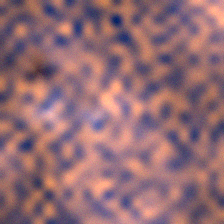
#> input picture data/processed/test/Cancerous/cancerous_test_0000.png, 224 x 224 px; its folder holds 4 pictures in this run
$ python validate_dataset.py
#> lines starting #> are read from the running program, lines starting #| are printed output that depends on the picture
"""
Dataset Sanity, Duplicate & Corruption Checking Tool
===================================================
Scans medical CT imaging directories to detect corrupted images,
truncated byte streams, blank/low-entropy slices, exact duplicates,
and reports class balance with sanity summaries.
"""

import os
import sys
import json
import hashlib
import argparse
from pathlib import Path
from typing import Dict, List, Tuple, Any

import cv2
import numpy as np
from PIL import Image

sys.path.insert(0, str(Path(__file__).resolve().parent.parent))
import config


def compute_file_hash(file_path: Path) -> str:
    """Compute MD5 hash to detect exact duplicate files."""
    hasher = hashlib.md5()
    with open(file_path, "rb") as f:
        for chunk in iter(lambda: f.read(65536), b""):
            hasher.update(chunk)
    return hasher.hexdigest()


def check_single_image(file_path: Path) -> Dict[str, Any]:
    """
    Validate a single CT slice for corruption, dimensions, and entropy.
    """
    result = {
        "path": str(file_path),
        "valid": False,
        "error": None,
        "shape": None,
        "mean_intensity": None,
        "std_intensity": None,
        "is_blank": False,
    }

    try:
        # Check integrity via Pillow
        with Image.open(file_path) as img:
#> img is the input picture: PIL image 224x224 RGB; mean R, G, B 147.4, 108.6, 116.5
            img.verify()
    except Exception as e:
        result["error"] = f"Pillow verification failed: {e}"
        return result

    try:
        # Check readable array and channels via OpenCV
        arr = cv2.imread(str(file_path))
        if arr is None:
            result["error"] = "OpenCV decode returned None"
            return result

        result["shape"] = list(arr.shape)
        mean_val = float(np.mean(arr))
        std_val = float(np.std(arr))
        result["mean_intensity"] = round(mean_val, 2)
        result["std_intensity"] = round(std_val, 2)

        # Flag blank slices (zero variance or near pure black/white)
        if std_val < 1.0 or mean_val < 0.5:
            result["is_blank"] = True

        result["valid"] = True
    except Exception as e:
        result["error"] = f"Decode processing error: {e}"

    return result


def validate_dataset(
    data_dir: Path,
    output_report: Path = None,
    create_preview: bool = True,
) -> Dict[str, Any]:
    """
    Scan data_dir, validate all images, check duplicates and class balance.
    """
    valid_exts = {".jpg", ".jpeg", ".png", ".bmp", ".tif", ".tiff"}
    image_files = [f for f in data_dir.rglob("*") if f.is_file() and f.suffix.lower() in valid_exts]

    stats = {
        "scanned_directory": str(data_dir),
        "total_files": len(image_files),
        "valid_files": 0,
        "corrupted_files": 0,
        "blank_files": 0,
        "duplicate_count": 0,
        "class_distribution": {},
        "issues": [],
    }

    seen_hashes = {}
    class_images: Dict[str, List[Path]] = {}

    for img_path in image_files:
        # Determine class from folder
        parent_name = img_path.parent.name
        class_name = parent_name if parent_name in ["Normal", "Cancerous"] else "Other"
        stats["class_distribution"][class_name] = stats["class_distribution"].get(class_name, 0) + 1

        if class_name not in class_images:
            class_images[class_name] = []
        class_images[class_name].append(img_path)

        # Check duplicate
        try:
            fhash = compute_file_hash(img_path)
            if fhash in seen_hashes:
                stats["duplicate_count"] += 1
                stats["issues"].append({
                    "type": "duplicate",
                    "file": str(img_path),
                    "original": seen_hashes[fhash],
                })
            else:
                seen_hashes[fhash] = str(img_path)
        except Exception as e:
            pass

        # Check image validity
        check = check_single_image(img_path)
        if not check["valid"]:
            stats["corrupted_files"] += 1
            stats["issues"].append({
                "type": "corrupted",
                "file": str(img_path),
                "error": check["error"],
            })
        elif check["is_blank"]:
            stats["blank_files"] += 1
            stats["issues"].append({
                "type": "blank_slice",
                "file": str(img_path),
                "mean": check["mean_intensity"],
                "std": check["std_intensity"],
            })
        else:
            stats["valid_files"] += 1
#> pass 2 of the loop in validate_dataset, `for img_path in image_files:`:
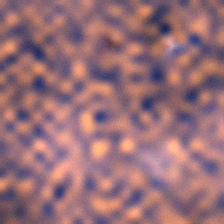
#> input picture data/processed/test/Cancerous/cancerous_test_0004.png, 224 x 224 px
#> in check_single_image, img is the input picture: PIL image 224x224 RGB; mean R, G, B 152.4, 111.3, 118.8

    # Optional preview generation
    if create_preview and config.RESULTS_DIR.exists():
        try:
            import matplotlib
            matplotlib.use("Agg")
            import matplotlib.pyplot as plt

            samples_to_show = []
            labels_to_show = []
            for cname in ["Normal", "Cancerous"]:
                imgs = class_images.get(cname, [])
                for p in imgs[:4]:
                    loaded = cv2.imread(str(p))
                    if loaded is not None:
                        samples_to_show.append(cv2.cvtColor(loaded, cv2.COLOR_BGR2RGB))
                        labels_to_show.append(f"{cname}\n({p.name})")
#> pass 2 of the loop in validate_dataset, `for cname in ["Normal", "Cancerous"]:`:
#> in validate_dataset, `loaded = cv2.imread(str(p))`:
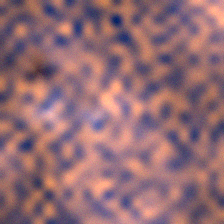
#> loaded: shape (224, 224, 3); mean B, G, R 116.5, 108.6, 147.4

            if samples_to_show:
                n = len(samples_to_show)
                cols = min(4, n)
                rows = (n + cols - 1) // cols
                fig, axes = plt.subplots(rows, cols, figsize=(cols * 3, rows * 3))
                axes = np.array(axes).reshape(-1)
                for i in range(len(axes)):
                    if i < n:
                        axes[i].imshow(samples_to_show[i])
                        axes[i].set_title(labels_to_show[i], fontsize=9)
                    axes[i].axis("off")
                plt.tight_layout()
                preview_path = config.RESULTS_DIR / "dataset_validation_preview.png"
                plt.savefig(preview_path, dpi=120)
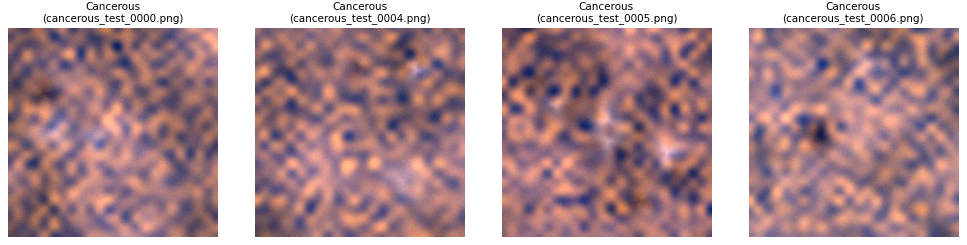
#> figure drawn by matplotlib, 4 panels
                plt.close()
                stats["preview_path"] = str(preview_path)
        except Exception as e:
            stats["preview_error"] = str(e)

    if output_report:
        output_report.parent.mkdir(parents=True, exist_ok=True)
        with open(output_report, "w", encoding="utf-8") as f:
            json.dump(stats, f, indent=2)

    return stats


if __name__ == "__main__":
    parser = argparse.ArgumentParser(description="Dataset Sanity & Corruption Checker")
    parser.add_argument("--data-dir", type=str, default=str(config.DATA_DIR))
    parser.add_argument("--output", type=str, default=str(config.RESULTS_DIR / "dataset_validation_report.json"))
    parser.add_argument("--no-preview", action="store_true")
    args = parser.parse_args()

    results = validate_dataset(
        data_dir=Path(args.data_dir),
        output_report=Path(args.output),
        create_preview=not args.no_preview,
    )
    print("=" * 60)
    print("  Dataset Validation Summary:")
    print(f"  Total Files Scanned : {results['total_files']}")
    print(f"  Valid Files         : {results['valid_files']}")
    print(f"  Corrupted Files     : {results['corrupted_files']}")
    print(f"  Blank Slices        : {results['blank_files']}")
    print(f"  Duplicate Files     : {results['duplicate_count']}")
    print(f"  Class Distribution  : {results['class_distribution']}")
    print("=" * 60)
